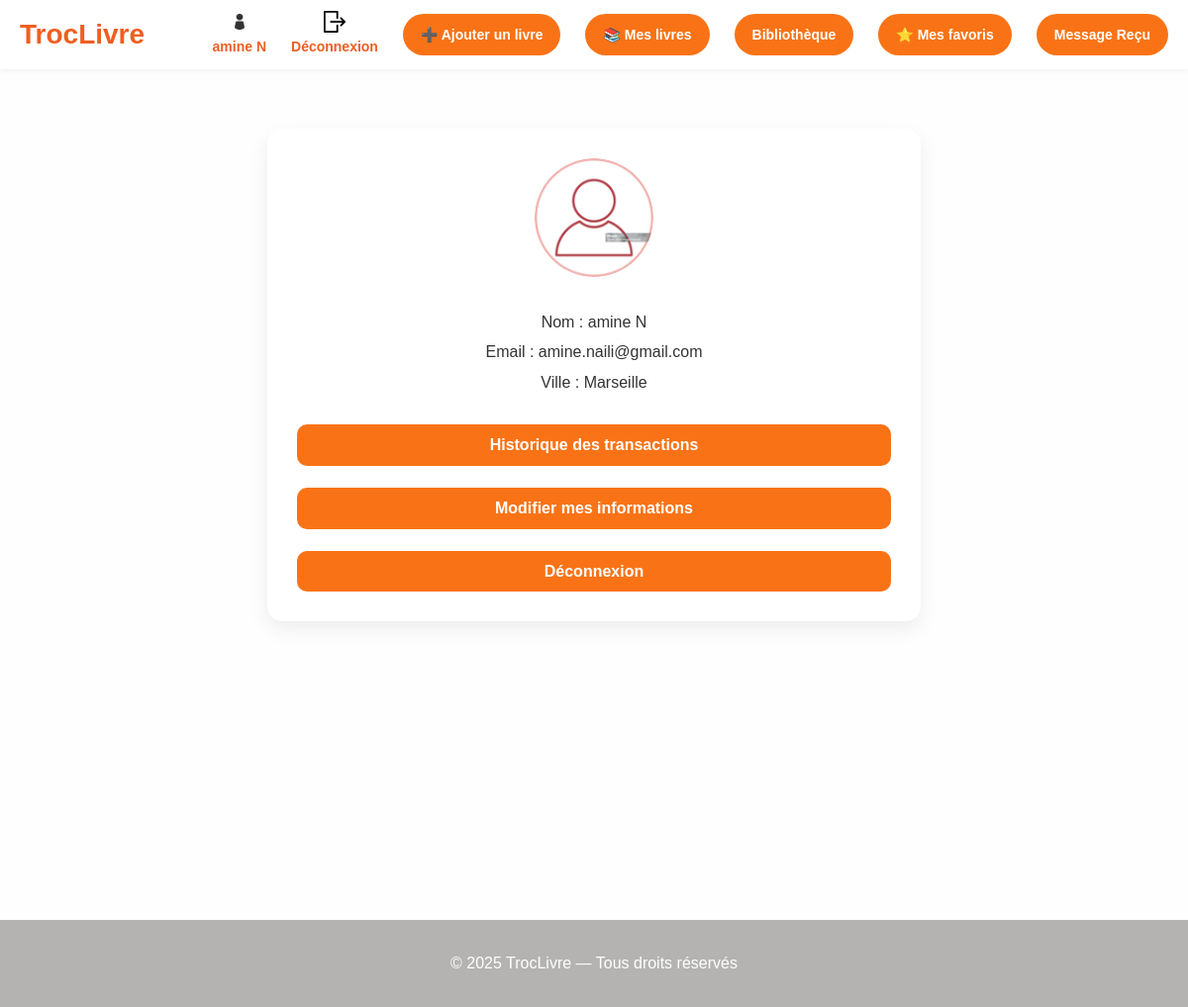
Screenshot of /profile (signed in) with the database file from the repository.
### tables this page shows
CREATE TABLE users (
    id INTEGER PRIMARY KEY AUTOINCREMENT,
    name TEXT NOT NULL,
    email TEXT NOT NULL UNIQUE,
    password TEXT NOT NULL,
    city TEXT,
    created_at TIMESTAMP DEFAULT CURRENT_TIMESTAMP
);

### app.py (the view)
@app.route('/profile', methods=['GET'])
def profile():
    if 'user_id' not in session:
        return redirect(url_for('login'))
    user_id = session['user_id']
    user = get_user_by_id(user_id)
    transactions = get_user_transactions(user_id)
    return render_template('profile.html', user=user, transactions=transactions)

### data_model.py (called while the page is built)
def get_user_by_id(user_id):
    conn = sqlite3.connect("books.db")
    cursor = conn.cursor()
    cursor.execute("SELECT name, email, city FROM users WHERE id=?", (user_id,))
    user = cursor.fetchone()
    conn.close()
    return user

def get_user_transactions(user_id):
    conn = sqlite3.connect("books.db")
    cursor = conn.cursor()
    cursor.execute("""
        SELECT transaction_type, status, created_at
        FROM transactions
        WHERE owner_id=? OR recipient_id=?
        ORDER BY created_at DESC
    """, (user_id, user_id))
    transactions = cursor.fetchall()
    conn.close()
    return transactions

### templates/profile.html (shortened to what this page needs)
<!DOCTYPE html>
<html lang="fr">
<head>
  <link rel="stylesheet" href="{{ url_for('static', filename='css/style1.css') }}">
</head>
<body>
  {% include 'header.html' %}
  <div class="page-container">
    <div class="profile-card">
      <div class="profile-photo">
        <img src="{{ url_for('static', filename='images/default-avatar1.png') }}" alt="Photo de profil">
      </div>
      <div class="profile-info">
        <p><span class="info-label">Nom :</span> {{ user[0] }}</p>
        <p><span class="info-label">Email :</span> {{ user[1] }}</p>
        <p><span class="info-label">Ville :</span> {{ user[2] }}</p>
      </div>
      <div class="profile-actions">
        <a href="{{ url_for('transactions') }}" class="btn-orange"> Historique des transactions</a>
        <a href="{{ url_for('edit_profile') }}" class="btn-orange"> Modifier mes informations</a>
        <a href="{{ url_for('logout') }}" class="btn-orange"> Déconnexion</a>
      </div>
    </div>
  </div>
  {% include 'footer.html' %}
</body>
</html>

### templates/header.html
<header class="main-header">
    <div class="header-container">
      <a href="{{ url_for('index') }}" class="logo">TrocLivre</a>
      {% if session.get('user_id') %}
        <div class="header-icons">
          <a href="{{ url_for('profile') }}" class="login-link">
            <img src="{{ url_for('static', filename='images/login-icon.png') }}" class="login-icon">
            {{ session['user_name'] }}
          </a>
          <a href="{{ url_for('logout') }}" class="login-link">
            <img src="{{ url_for('static', filename='images/logout-icon.png') }}" class="login-icon">
            Déconnexion
          </a>
          <a href="{{ url_for('add_book_options') }}" class="add-book-button">
            ➕ Ajouter un livre
          </a>
          <a href="{{ url_for('mes_livres') }}" class="add-book-button">
            📚 Mes livres
          </a>
          <a href="{{ url_for('books') }}" class="add-book-button">
            Bibliothèque
          </a>
          <a href="{{ url_for('favorites') }}" class="add-book-button">
            ⭐  Mes favoris
          </a>
          <a href="{{ url_for('messages') }}" class="add-book-button">
             Message Reçu
          </a>
        </div>
      {% else %}
        <a href="{{ url_for('login') }}" class="login-link">
          <img src="{{ url_for('static', filename='images/login-icon.png') }}" class="login-icon">
          Connexion
        </a>
      {% endif %}
    </div>
  </header>

### static/css/style1.css (style rules this page uses)
body { font-family: 'Rubik', sans-serif; background-color: #fefefe; margin: 0; padding: 0; line-height: 1.6; }
.main-header { background-color: white; height: 70px; display: flex; align-items: center; box-shadow: 0 2px 5px rgba(0, 0, 0, 0.05); position: fixed; top: 0; width: 100%; z-index: 999; }
.header-container { display: flex; justify-content: space-between; align-items: center; width: 100%; padding: 0 20px; }
.logo { font-family: 'Franklin Gothic Medium', 'Arial Narrow', Arial, sans-serif; font-size: 28px; color: #EF5E21; font-weight: 700; text-decoration: none; }
.login-link { display: flex; flex-direction: column; align-items: center; color: #EF5E21; font-weight: bold; text-decoration: none; font-size: 14px; gap: 3px; }
.login-icon { width: 22px; height: 22px; }
.page-container { display: flex; justify-content: center; align-items: flex-start; min-height: 100vh; padding-top: 100px; }
.container, .profile-card, .form-container { text-align: center; max-width: 600px; width: 100%; padding: 30px; border-radius: 15px; background-color: white; box-shadow: 0 8px 20px rgba(0, 0, 0, 0.07); margin: 30px auto; }
.profile-photo img { width: 120px; height: 120px; object-fit: cover; border-radius: 60%; margin-bottom: 20px; }
.profile-info p { font-size: 16px; margin: 5px 0; color: #333; }
.profile-actions, .button-group { display: flex; flex-direction: column; gap: 12px; margin-top: 20px; }
.btn-orange { background-color: #f69e56; color: white; padding: 12px 20px; text-decoration: none; border-radius: 25px; font-weight: bold; font-size: 15px; transition: all 0.3s ease; border: none; text-align: center; }
.header-icons { display: flex; flex-direction: row; gap: 25px; align-items: center; }
.add-book-button { background-color: #f97316; color: white; padding: 10px 18px; border-radius: 25px; font-weight: bold; text-decoration: none; font-size: 14px; transition: background 0.3s ease; }
.btn-orange { background-color: #f97316; color: white; padding: 14px 20px; font-size: 16px; border: none; border-radius: 10px; cursor: pointer; font-weight: bold; transition: background-color 0.3s ease; }
.btn-orange { display: inline-block; background-color: #f97316; color: white; padding: 8px 15px; border-radius: 10px; text-decoration: none; margin-top: 10px; font-weight: bold; }
.btn-orange { display: inline-block; margin-top: 10px; background-color: #f97316; color: white; padding: 8px 15px; border-radius: 10px; font-weight: bold; text-decoration: none; }

### rows the page displays
users: user_name "amine N", name "amine N", email "amine.naili@gmail.com", city "Marseille"
